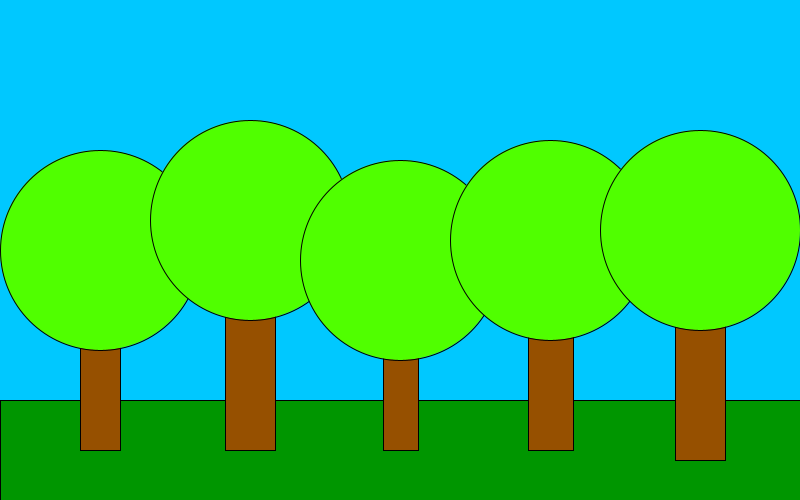
Frame 1 (no input)
Frame 60 (the mouse pressed at the canvas centre just before this capture): identical to frame 1, image omitted
Frame 120 (the mouse held since frame 60 and released just before this capture): identical to frame 1, image omitted

The Processing sketch that drew this single still picture (run headless with seeded random() and noise(); from frame 60 on, the mouse is pressed at the canvas centre):

// Processing sketch: Opdracht_9_10
// ── Opdracht_9_10.pde
void setup() {
  size(800, 500);
}

void draw() {
  background(0, 200, 255);

  // grond
  fill(0, 150, 0);
  rect(0, 400, width, 100);

  // meerdere bomen (bos)
  tekenBoom(100, 250, 40, 200, 200, 200); 
  tekenBoom(250, 220, 50, 230, 200, 200); 
  tekenBoom(400, 260, 35, 190, 200, 200); 
  tekenBoom(550, 240, 45, 210, 200, 200); 
  tekenBoom(700, 230, 50, 230, 200, 200); 
}

void tekenBoom(int x, int y, int stamBreedte, int stamHoogte, int bladBreedte, int bladHoogte) {
  // stronk
  fill(150, 80, 0);
  rect(x - stamBreedte/2, y, stamBreedte, stamHoogte);
  
  // bladeren
  fill(80, 255, 0);
  ellipse(x, y, bladBreedte, bladHoogte);
}
